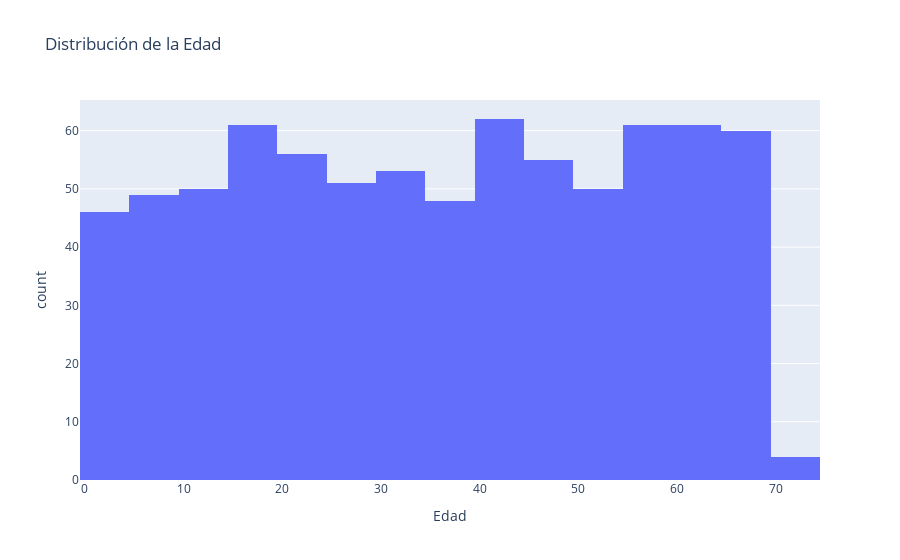

The notebook cell saved with this chart:
### Code cell
fig = px.histogram(df, x='Edad', title= 'Distribución de la Edad') #hay edades desde los 0 hasta los 80 y no hay una distribución definida
fig.show()

### Figure 1 — Plotly figure (JSON) as saved in the notebook; plotly's stock layout.template omitted (floating-point values rounded to 4 significant figures; data arrays with more than 128 entries replaced by an {"elided": "..."} marker saying what was removed)
{"data": [{"alignmentgroup": "True", "bingroup": "x", "hovertemplate": "Edad=%{x}<br>count=%{y}<extra></extra>", "legendgroup": "", "marker": {"color": "#636efa"}, "name": "", "offsetgroup": "", "orientation": "v", "showlegend": false, "type": "histogram", "x": {"elided": "767 int values"}, "xaxis": "x", "yaxis": "y"}], "layout": {"barmode": "relative", "legend": {"tracegroupgap": 0}, "title": {"text": "Distribución de la Edad"}, "xaxis": {"anchor": "y", "domain": [0, 1], "title": {"text": "Edad"}}, "yaxis": {"anchor": "x", "domain": [0, 1], "title": {"text": "count"}}}}
